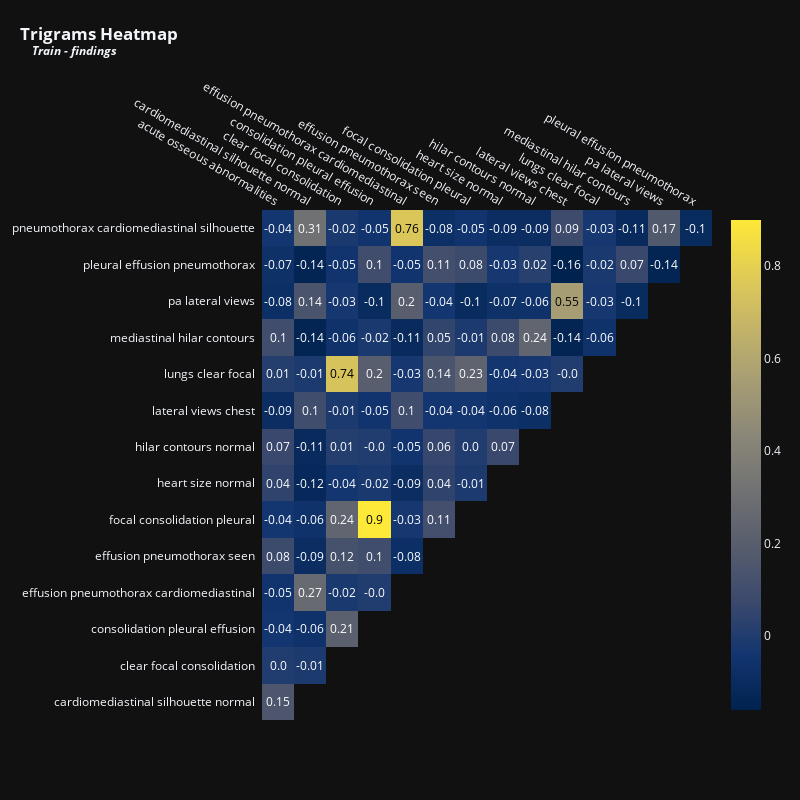

The notebook cell saved with this chart:
### Markdown cell above
<p style="font-family: Calibri, serif; text-align: left;
          font-size: 24px; letter-spacing: .85px;color: #02011a">Let's now visualize the trigrams.</p>

### Code cell
vectorizer = TfidfVectorizer(max_features = 15,stop_words = 'english',ngram_range = (3,3)) # Top 15 terms
x = vectorizer.fit_transform(train['findings'].fillna(''))
df_tfidfvect = pd.DataFrame(x.toarray(), columns=vectorizer.get_feature_names_out())
plot_correlation(df_tfidfvect, 'Trigrams', 'Train - findings', 800, 800, 12)

### Figure 1 — Plotly figure (JSON) as saved in the notebook; plotly's stock layout.template omitted (floating-point values rounded to 4 significant figures)
{"data": [{"colorscale": [[0, "#00224e"], [0.1111, "#123570"], [0.2222, "#3b496c"], [0.3333, "#575d6d"], [0.4444, "#707173"], [0.5556, "#8a8678"], [0.6667, "#a59c74"], [0.7778, "#c3b369"], [0.8889, "#e1cc55"], [1, "#fee838"]], "reversescale": false, "showscale": false, "x": ["acute osseous abnormalities", "cardiomediastinal silhouette normal", "clear focal consolidation", "consolidation pleural effusion", "effusion pneumothorax cardiomediastinal", "effusion pneumothorax seen", "focal consolidation pleural", "heart size normal", "hilar contours normal", "lateral views chest", "lungs clear focal", "mediastinal hilar contours", "pa lateral views", "pleural effusion pneumothorax"], "y": ["pneumothorax cardiomediastinal silhouette", "pleural effusion pneumothorax", "pa lateral views", "mediastinal hilar contours", "lungs clear focal", "lateral views chest", "hilar contours normal", "heart size normal", "focal consolidation pleural", "effusion pneumothorax seen", "effusion pneumothorax cardiomediastinal", "consolidation pleural effusion", "clear focal consolidation", "cardiomediastinal silhouette normal"], "z": [[-0.04, 0.31, -0.02, -0.05, 0.76, -0.08, -0.05, -0.09, -0.09, 0.09, -0.03, -0.11, 0.17, -0.1], [-0.07, -0.14, -0.05, 0.1, -0.05, 0.11, 0.08, -0.03, 0.02, -0.16, -0.02, 0.07, -0.14], [-0.08, 0.14, -0.03, -0.1, 0.2, -0.04, -0.1, -0.07, -0.06, 0.55, -0.03, -0.1], [0.1, -0.14, -0.06, -0.02, -0.11, 0.05, -0.01, 0.08, 0.24, -0.14, -0.06], [0.01, -0.01, 0.74, 0.2, -0.03, 0.14, 0.23, -0.04, -0.03, 0], [-0.09, 0.1, -0.01, -0.05, 0.1, -0.04, -0.04, -0.06, -0.08], [0.07, -0.11, 0.01, 0, -0.05, 0.06, 0, 0.07], [0.04, -0.12, -0.04, -0.02, -0.09, 0.04, -0.01], [-0.04, -0.06, 0.24, 0.9, -0.03, 0.11], [0.08, -0.09, 0.12, 0.1, -0.08], [-0.05, 0.27, -0.02, 0], [-0.04, -0.06, 0.21], [0, -0.01], [0.15]], "type": "heatmap"}, {"colorscale": [[0, "#00224e"], [0.1111, "#123570"], [0.2222, "#3b496c"], [0.3333, "#575d6d"], [0.4444, "#707173"], [0.5556, "#8a8678"], [0.6667, "#a59c74"], [0.7778, "#c3b369"], [0.8889, "#e1cc55"], [1, "#fee838"]], "showscale": true, "visible": true, "z": [[-0.04, 0.31, -0.02, -0.05, 0.76, -0.08, -0.05, -0.09, -0.09, 0.09, -0.03, -0.11, 0.17, -0.1], [-0.07, -0.14, -0.05, 0.1, -0.05, 0.11, 0.08, -0.03, 0.02, -0.16, -0.02, 0.07, -0.14], [-0.08, 0.14, -0.03, -0.1, 0.2, -0.04, -0.1, -0.07, -0.06, 0.55, -0.03, -0.1], [0.1, -0.14, -0.06, -0.02, -0.11, 0.05, -0.01, 0.08, 0.24, -0.14, -0.06], [0.01, -0.01, 0.74, 0.2, -0.03, 0.14, 0.23, -0.04, -0.03, 0], [-0.09, 0.1, -0.01, -0.05, 0.1, -0.04, -0.04, -0.06, -0.08], [0.07, -0.11, 0.01, 0, -0.05, 0.06, 0, 0.07], [0.04, -0.12, -0.04, -0.02, -0.09, 0.04, -0.01], [-0.04, -0.06, 0.24, 0.9, -0.03, 0.11], [0.08, -0.09, 0.12, 0.1, -0.08], [-0.05, 0.27, -0.02, 0], [-0.04, -0.06, 0.21], [0, -0.01], [0.15]], "type": "heatmap"}], "layout": {"annotations": [{"font": {"color": "#FFFFFF", "size": 12}, "showarrow": false, "text": "-0.04", "x": "acute osseous abnormalities", "xref": "x", "y": "pneumothorax cardiomediastinal silhouette", "yref": "y"}, {"font": {"color": "#FFFFFF", "size": 12}, "showarrow": false, "text": "0.31", "x": "cardiomediastinal silhouette normal", "xref": "x", "y": "pneumothorax cardiomediastinal silhouette", "yref": "y"}, {"font": {"color": "#FFFFFF", "size": 12}, "showarrow": false, "text": "-0.02", "x": "clear focal consolidation", "xref": "x", "y": "pneumothorax cardiomediastinal silhouette", "yref": "y"}, {"font": {"color": "#FFFFFF", "size": 12}, "showarrow": false, "text": "-0.05", "x": "consolidation pleural effusion", "xref": "x", "y": "pneumothorax cardiomediastinal silhouette", "yref": "y"}, {"font": {"color": "#000000", "size": 12}, "showarrow": false, "text": "0.76", "x": "effusion pneumothorax cardiomediastinal", "xref": "x", "y": "pneumothorax cardiomediastinal silhouette", "yref": "y"}, {"font": {"color": "#FFFFFF", "size": 12}, "showarrow": false, "text": "-0.08", "x": "effusion pneumothorax seen", "xref": "x", "y": "pneumothorax cardiomediastinal silhouette", "yref": "y"}, {"font": {"color": "#FFFFFF", "size": 12}, "showarrow": false, "text": "-0.05", "x": "focal consolidation pleural", "xref": "x", "y": "pneumothorax cardiomediastinal silhouette", "yref": "y"}, {"font": {"color": "#FFFFFF", "size": 12}, "showarrow": false, "text": "-0.09", "x": "heart size normal", "xref": "x", "y": "pneumothorax cardiomediastinal silhouette", "yref": "y"}, {"font": {"color": "#FFFFFF", "size": 12}, "showarrow": false, "text": "-0.09", "x": "hilar contours normal", "xref": "x", "y": "pneumothorax cardiomediastinal silhouette", "yref": "y"}, {"font": {"color": "#FFFFFF", "size": 12}, "showarrow": false, "text": "0.09", "x": "lateral views chest", "xref": "x", "y": "pneumothorax cardiomediastinal silhouette", "yref": "y"}, {"font": {"color": "#FFFFFF", "size": 12}, "showarrow": false, "text": "-0.03", "x": "lungs clear focal", "xref": "x", "y": "pneumothorax cardiomediastinal silhouette", "yref": "y"}, {"font": {"color": "#FFFFFF", "size": 12}, "showarrow": false, "text": "-0.11", "x": "mediastinal hilar contours", "xref": "x", "y": "pneumothorax cardiomediastinal silhouette", "yref": "y"}, {"font": {"color": "#FFFFFF", "size": 12}, "showarrow": false, "text": "0.17", "x": "pa lateral views", "xref": "x", "y": "pneumothorax cardiomediastinal silhouette", "yref": "y"}, {"font": {"color": "#FFFFFF", "size": 12}, "showarrow": false, "text": "-0.1", "x": "pleural effusion pneumothorax", "xref": "x", "y": "pneumothorax cardiomediastinal silhouette", "yref": "y"}, {"font": {"color": "#FFFFFF", "size": 12}, "showarrow": false, "text": "-0.07", "x": "acute osseous abnormalities", "xref": "x", "y": "pleural effusion pneumothorax", "yref": "y"}, {"font": {"color": "#FFFFFF", "size": 12}, "showarrow": false, "text": "-0.14", "x": "cardiomediastinal silhouette normal", "xref": "x", "y": "pleural effusion pneumothorax", "yref": "y"}, {"font": {"color": "#FFFFFF", "size": 12}, "showarrow": false, "text": "-0.05", "x": "clear focal consolidation", "xref": "x", "y": "pleural effusion pneumothorax", "yref": "y"}, {"font": {"color": "#FFFFFF", "size": 12}, "showarrow": false, "text": "0.1", "x": "consolidation pleural effusion", "xref": "x", "y": "pleural effusion pneumothorax", "yref": "y"}, {"font": {"color": "#FFFFFF", "size": 12}, "showarrow": false, "text": "-0.05", "x": "effusion pneumothorax cardiomediastinal", "xref": "x", "y": "pleural effusion pneumothorax", "yref": "y"}, {"font": {"color": "#FFFFFF", "size": 12}, "showarrow": false, "text": "0.11", "x": "effusion pneumothorax seen", "xref": "x", "y": "pleural effusion pneumothorax", "yref": "y"}, {"font": {"color": "#FFFFFF", "size": 12}, "showarrow": false, "text": "0.08", "x": "focal consolidation pleural", "xref": "x", "y": "pleural effusion pneumothorax", "yref": "y"}, {"font": {"color": "#FFFFFF", "size": 12}, "showarrow": false, "text": "-0.03", "x": "heart size normal", "xref": "x", "y": "pleural effusion pneumothorax", "yref": "y"}, {"font": {"color": "#FFFFFF", "size": 12}, "showarrow": false, "text": "0.02", "x": "hilar contours normal", "xref": "x", "y": "pleural effusion pneumothorax", "yref": "y"}, {"font": {"color": "#FFFFFF", "size": 12}, "showarrow": false, "text": "-0.16", "x": "lateral views chest", "xref": "x", "y": "pleural effusion pneumothorax", "yref": "y"}, {"font": {"color": "#FFFFFF", "size": 12}, "showarrow": false, "text": "-0.02", "x": "lungs clear focal", "xref": "x", "y": "pleural effusion pneumothorax", "yref": "y"}, {"font": {"color": "#FFFFFF", "size": 12}, "showarrow": false, "text": "0.07", "x": "mediastinal hilar contours", "xref": "x", "y": "pleural effusion pneumothorax", "yref": "y"}, {"font": {"color": "#FFFFFF", "size": 12}, "showarrow": false, "text": "-0.14", "x": "pa lateral views", "xref": "x", "y": "pleural effusion pneumothorax", "yref": "y"}, {"font": {"color": "#FFFFFF", "size": 12}, "showarrow": false, "text": "-0.08", "x": "acute osseous abnormalities", "xref": "x", "y": "pa lateral views", "yref": "y"}, {"font": {"color": "#FFFFFF", "size": 12}, "showarrow": false, "text": "0.14", "x": "cardiomediastinal silhouette normal", "xref": "x", "y": "pa lateral views", "yref": "y"}, {"font": {"color": "#FFFFFF", "size": 12}, "showarrow": false, "text": "-0.03", "x": "clear focal consolidation", "xref": "x", "y": "pa lateral views", "yref": "y"}, {"font": {"color": "#FFFFFF", "size": 12}, "showarrow": false, "text": "-0.1", "x": "consolidation pleural effusion", "xref": "x", "y": "pa lateral views", "yref": "y"}, {"font": {"color": "#FFFFFF", "size": 12}, "showarrow": false, "text": "0.2", "x": "effusion pneumothorax cardiomediastinal", "xref": "x", "y": "pa lateral views", "yref": "y"}, {"font": {"color": "#FFFFFF", "size": 12}, "showarrow": false, "text": "-0.04", "x": "effusion pneumothorax seen", "xref": "x", "y": "pa lateral views", "yref": "y"}, {"font": {"color": "#FFFFFF", "size": 12}, "showarrow": false, "text": "-0.1", "x": "focal consolidation pleural", "xref": "x", "y": "pa lateral views", "yref": "y"}, {"font": {"color": "#FFFFFF", "size": 12}, "showarrow": false, "text": "-0.07", "x": "heart size normal", "xref": "x", "y": "pa lateral views", "yref": "y"}, {"font": {"color": "#FFFFFF", "size": 12}, "showarrow": false, "text": "-0.06", "x": "hilar contours normal", "xref": "x", "y": "pa lateral views", "yref": "y"}, {"font": {"color": "#000000", "size": 12}, "showarrow": false, "text": "0.55", "x": "lateral views chest", "xref": "x", "y": "pa lateral views", "yref": "y"}, {"font": {"color": "#FFFFFF", "size": 12}, "showarrow": false, "text": "-0.03", "x": "lungs clear focal", "xref": "x", "y": "pa lateral views", "yref": "y"}, {"font": {"color": "#FFFFFF", "size": 12}, "showarrow": false, "text": "-0.1", "x": "mediastinal hilar contours", "xref": "x", "y": "pa lateral views", "yref": "y"}, {"font": {"color": "#FFFFFF", "size": 12}, "showarrow": false, "text": "0.1", "x": "acute osseous abnormalities", "xref": "x", "y": "mediastinal hilar contours", "yref": "y"}, {"font": {"color": "#FFFFFF", "size": 12}, "showarrow": false, "text": "-0.14", "x": "cardiomediastinal silhouette normal", "xref": "x", "y": "mediastinal hilar contours", "yref": "y"}, {"font": {"color": "#FFFFFF", "size": 12}, "showarrow": false, "text": "-0.06", "x": "clear focal consolidation", "xref": "x", "y": "mediastinal hilar contours", "yref": "y"}, {"font": {"color": "#FFFFFF", "size": 12}, "showarrow": false, "text": "-0.02", "x": "consolidation pleural effusion", "xref": "x", "y": "mediastinal hilar contours", "yref": "y"}, {"font": {"color": "#FFFFFF", "size": 12}, "showarrow": false, "text": "-0.11", "x": "effusion pneumothorax cardiomediastinal", "xref": "x", "y": "mediastinal hilar contours", "yref": "y"}, {"font": {"color": "#FFFFFF", "size": 12}, "showarrow": false, "text": "0.05", "x": "effusion pneumothorax seen", "xref": "x", "y": "mediastinal hilar contours", "yref": "y"}, {"font": {"color": "#FFFFFF", "size": 12}, "showarrow": false, "text": "-0.01", "x": "focal consolidation pleural", "xref": "x", "y": "mediastinal hilar contours", "yref": "y"}, {"font": {"color": "#FFFFFF", "size": 12}, "showarrow": false, "text": "0.08", "x": "heart size normal", "xref": "x", "y": "mediastinal hilar contours", "yref": "y"}, {"font": {"color": "#FFFFFF", "size": 12}, "showarrow": false, "text": "0.24", "x": "hilar contours normal", "xref": "x", "y": "mediastinal hilar contours", "yref": "y"}, {"font": {"color": "#FFFFFF", "size": 12}, "showarrow": false, "text": "-0.14", "x": "lateral views chest", "xref": "x", "y": "mediastinal hilar contours", "yref": "y"}, {"font": {"color": "#FFFFFF", "size": 12}, "showarrow": false, "text": "-0.06", "x": "lungs clear focal", "xref": "x", "y": "mediastinal hilar contours", "yref": "y"}, {"font": {"color": "#FFFFFF", "size": 12}, "showarrow": false, "text": "0.01", "x": "acute osseous abnormalities", "xref": "x", "y": "lungs clear focal", "yref": "y"}, {"font": {"color": "#FFFFFF", "size": 12}, "showarrow": false, "text": "-0.01", "x": "cardiomediastinal silhouette normal", "xref": "x", "y": "lungs clear focal", "yref": "y"}, {"font": {"color": "#000000", "size": 12}, "showarrow": false, "text": "0.74", "x": "clear focal consolidation", "xref": "x", "y": "lungs clear focal", "yref": "y"}, {"font": {"color": "#FFFFFF", "size": 12}, "showarrow": false, "text": "0.2", "x": "consolidation pleural effusion", "xref": "x", "y": "lungs clear focal", "yref": "y"}, {"font": {"color": "#FFFFFF", "size": 12}, "showarrow": false, "text": "-0.03", "x": "effusion pneumothorax cardiomediastinal", "xref": "x", "y": "lungs clear focal", "yref": "y"}, {"font": {"color": "#FFFFFF", "size": 12}, "showarrow": false, "text": "0.14", "x": "effusion pneumothorax seen", "xref": "x", "y": "lungs clear focal", "yref": "y"}, {"font": {"color": "#FFFFFF", "size": 12}, "showarrow": false, "text": "0.23", "x": "focal consolidation pleural", "xref": "x", "y": "lungs clear focal", "yref": "y"}, {"font": {"color": "#FFFFFF", "size": 12}, "showarrow": false, "text": "-0.04", "x": "heart size normal", "xref": "x", "y": "lungs clear focal", "yref": "y"}, {"font": {"color": "#FFFFFF", "size": 12}, "showarrow": false, "text": "-0.03", "x": "hilar contours normal", "xref": "x", "y": "lungs clear focal", "yref": "y"}, {"font": {"color": "#FFFFFF", "size": 12}, "showarrow": false, "text": "-0.0", "x": "lateral views chest", "xref": "x", "y": "lungs clear focal", "yref": "y"}, {"font": {"color": "#FFFFFF", "size": 12}, "showarrow": false, "text": "-0.09", "x": "acute osseous abnormalities", "xref": "x", "y": "lateral views chest", "yref": "y"}, {"font": {"color": "#FFFFFF", "size": 12}, "showarrow": false, "text": "0.1", "x": "cardiomediastinal silhouette normal", "xref": "x", "y": "lateral views chest", "yref": "y"}, {"font": {"color": "#FFFFFF", "size": 12}, "showarrow": false, "text": "-0.01", "x": "clear focal consolidation", "xref": "x", "y": "lateral views chest", "yref": "y"}, {"font": {"color": "#FFFFFF", "size": 12}, "showarrow": false, "text": "-0.05", "x": "consolidation pleural effusion", "xref": "x", "y": "lateral views chest", "yref": "y"}, {"font": {"color": "#FFFFFF", "size": 12}, "showarrow": false, "text": "0.1", "x": "effusion pneumothorax cardiomediastinal", "xref": "x", "y": "lateral views chest", "yref": "y"}, {"font": {"color": "#FFFFFF", "size": 12}, "showarrow": false, "text": "-0.04", "x": "effusion pneumothorax seen", "xref": "x", "y": "lateral views chest", "yref": "y"}, {"font": {"color": "#FFFFFF", "size": 12}, "showarrow": false, "text": "-0.04", "x": "focal consolidation pleural", "xref": "x", "y": "lateral views chest", "yref": "y"}, {"font": {"color": "#FFFFFF", "size": 12}, "showarrow": false, "text": "-0.06", "x": "heart size normal", "xref": "x", "y": "lateral views chest", "yref": "y"}, {"font": {"color": "#FFFFFF", "size": 12}, "showarrow": false, "text": "-0.08", "x": "hilar contours normal", "xref": "x", "y": "lateral views chest", "yref": "y"}, {"font": {"color": "#FFFFFF", "size": 12}, "showarrow": false, "text": "0.07", "x": "acute osseous abnormalities", "xref": "x", "y": "hilar contours normal", "yref": "y"}, {"font": {"color": "#FFFFFF", "size": 12}, "showarrow": false, "text": "-0.11", "x": "cardiomediastinal silhouette normal", "xref": "x", "y": "hilar contours normal", "yref": "y"}, {"font": {"color": "#FFFFFF", "size": 12}, "showarrow": false, "text": "0.01", "x": "clear focal consolidation", "xref": "x", "y": "hilar contours normal", "yref": "y"}, {"font": {"color": "#FFFFFF", "size": 12}, "showarrow": false, "text": "-0.0", "x": "consolidation pleural effusion", "xref": "x", "y": "hilar contours normal", "yref": "y"}, {"font": {"color": "#FFFFFF", "size": 12}, "showarrow": false, "text": "-0.05", "x": "effusion pneumothorax cardiomediastinal", "xref": "x", "y": "hilar contours normal", "yref": "y"}, {"font": {"color": "#FFFFFF", "size": 12}, "showarrow": false, "text": "0.06", "x": "effusion pneumothorax seen", "xref": "x", "y": "hilar contours normal", "yref": "y"}, {"font": {"color": "#FFFFFF", "size": 12}, "showarrow": false, "text": "0.0", "x": "focal consolidation pleural", "xref": "x", "y": "hilar contours normal", "yref": "y"}, {"font": {"color": "#FFFFFF", "size": 12}, "showarrow": false, "text": "0.07", "x": "heart size normal", "xref": "x", "y": "hilar contours normal", "yref": "y"}, {"font": {"color": "#FFFFFF", "size": 12}, "showarrow": false, "text": "0.04", "x": "acute osseous abnormalities", "xref": "x", "y": "heart size normal", "yref": "y"}, {"font": {"color": "#FFFFFF", "size": 12}, "showarrow": false, "text": "-0.12", "x": "cardiomediastinal silhouette normal", "xref": "x", "y": "heart size normal", "yref": "y"}, {"font": {"color": "#FFFFFF", "size": 12}, "showarrow": false, "text": "-0.04", "x": "clear focal consolidation", "xref": "x", "y": "heart size normal", "yref": "y"}, {"font": {"color": "#FFFFFF", "size": 12}, "showarrow": false, "text": "-0.02", "x": "consolidation pleural effusion", "xref": "x", "y": "heart size normal", "yref": "y"}, {"font": {"color": "#FFFFFF", "size": 12}, "showarrow": false, "text": "-0.09", "x": "effusion pneumothorax cardiomediastinal", "xref": "x", "y": "heart size normal", "yref": "y"}, {"font": {"color": "#FFFFFF", "size": 12}, "showarrow": false, "text": "0.04", "x": "effusion pneumothorax seen", "xref": "x", "y": "heart size normal", "yref": "y"}, {"font": {"color": "#FFFFFF", "size": 12}, "showarrow": false, "text": "-0.01", "x": "focal consolidation pleural", "xref": "x", "y": "heart size normal", "yref": "y"}, {"font": {"color": "#FFFFFF", "size": 12}, "showarrow": false, "text": "-0.04", "x": "acute osseous abnormalities", "xref": "x", "y": "focal consolidation pleural", "yref": "y"}, {"font": {"color": "#FFFFFF", "size": 12}, "showarrow": false, "text": "-0.06", "x": "cardiomediastinal silhouette normal", "xref": "x", "y": "focal consolidation pleural", "yref": "y"}, {"font": {"color": "#FFFFFF", "size": 12}, "showarrow": false, "text": "0.24", "x": "clear focal consolidation", "xref": "x", "y": "focal consolidation pleural", "yref": "y"}, {"font": {"color": "#000000", "size": 12}, "showarrow": false, "text": "0.9", "x": "consolidation pleural effusion", "xref": "x", "y": "focal consolidation pleural", "yref": "y"}, {"font": {"color": "#FFFFFF", "size": 12}, "showarrow": false, "text": "-0.03", "x": "effusion pneumothorax cardiomediastinal", "xref": "x", "y": "focal consolidation pleural", "yref": "y"}, {"font": {"color": "#FFFFFF", "size": 12}, "showarrow": false, "text": "0.11", "x": "effusion pneumothorax seen", "xref": "x", "y": "focal consolidation pleural", "yref": "y"}, {"font": {"color": "#FFFFFF", "size": 12}, "showarrow": false, "text": "0.08", "x": "acute osseous abnormalities", "xref": "x", "y": "effusion pneumothorax seen", "yref": "y"}, {"font": {"color": "#FFFFFF", "size": 12}, "showarrow": false, "text": "-0.09", "x": "cardiomediastinal silhouette normal", "xref": "x", "y": "effusion pneumothorax seen", "yref": "y"}, {"font": {"color": "#FFFFFF", "size": 12}, "showarrow": false, "text": "0.12", "x": "clear focal consolidation", "xref": "x", "y": "effusion pneumothorax seen", "yref": "y"}, {"font": {"color": "#FFFFFF", "size": 12}, "showarrow": false, "text": "0.1", "x": "consolidation pleural effusion", "xref": "x", "y": "effusion pneumothorax seen", "yref": "y"}, {"font": {"color": "#FFFFFF", "size": 12}, "showarrow": false, "text": "-0.08", "x": "effusion pneumothorax cardiomediastinal", "xref": "x", "y": "effusion pneumothorax seen", "yref": "y"}, {"font": {"color": "#FFFFFF", "size": 12}, "showarrow": false, "text": "-0.05", "x": "acute osseous abnormalities", "xref": "x", "y": "effusion pneumothorax cardiomediastinal", "yref": "y"}, {"font": {"color": "#FFFFFF", "size": 12}, "showarrow": false, "text": "0.27", "x": "cardiomediastinal silhouette normal", "xref": "x", "y": "effusion pneumothorax cardiomediastinal", "yref": "y"}, {"font": {"color": "#FFFFFF", "size": 12}, "showarrow": false, "text": "-0.02", "x": "clear focal consolidation", "xref": "x", "y": "effusion pneumothorax cardiomediastinal", "yref": "y"}, {"font": {"color": "#FFFFFF", "size": 12}, "showarrow": false, "text": "-0.0", "x": "consolidation pleural effusion", "xref": "x", "y": "effusion pneumothorax cardiomediastinal", "yref": "y"}, {"font": {"color": "#FFFFFF", "size": 12}, "showarrow": false, "text": "-0.04", "x": "acute osseous abnormalities", "xref": "x", "y": "consolidation pleural effusion", "yref": "y"}, {"font": {"color": "#FFFFFF", "size": 12}, "showarrow": false, "text": "-0.06", "x": "cardiomediastinal silhouette normal", "xref": "x", "y": "consolidation pleural effusion", "yref": "y"}, {"font": {"color": "#FFFFFF", "size": 12}, "showarrow": false, "text": "0.21", "x": "clear focal consolidation", "xref": "x", "y": "consolidation pleural effusion", "yref": "y"}, {"font": {"color": "#FFFFFF", "size": 12}, "showarrow": false, "text": "0.0", "x": "acute osseous abnormalities", "xref": "x", "y": "clear focal consolidation", "yref": "y"}, {"font": {"color": "#FFFFFF", "size": 12}, "showarrow": false, "text": "-0.01", "x": "cardiomediastinal silhouette normal", "xref": "x", "y": "clear focal consolidation", "yref": "y"}, {"font": {"color": "#FFFFFF", "size": 12}, "showarrow": false, "text": "0.15", "x": "acute osseous abnormalities", "xref": "x", "y": "cardiomediastinal silhouette normal", "yref": "y"}], "xaxis": {"dtick": 1, "gridcolor": "rgb(0, 0, 0)", "side": "top", "ticks": "", "showgrid": false}, "yaxis": {"dtick": 1, "ticks": "", "ticksuffix": "  ", "autorange": "reversed", "showgrid": false}, "title": {"text": "<b>Trigrams Heatmap<br><sup>&nbsp;&nbsp;&nbsp;&nbsp;<i>Train - findings</i></sup></b>", "x": 0.025, "xanchor": "left", "y": 0.95}, "margin": {"t": 210, "l": 110}, "height": 800, "width": 800}}
